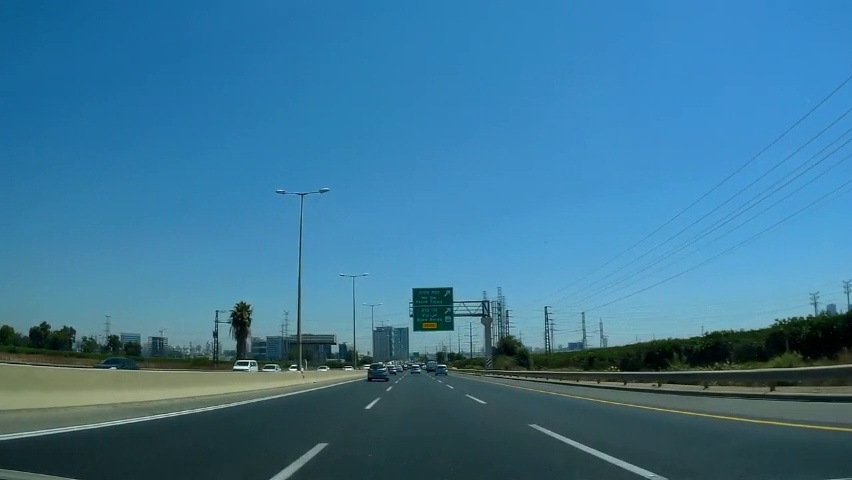
#> input picture last_frame_image.jpg, 852 x 480 px
$ python kaki.py
#> lines starting #> are read from the running program, lines starting #| are printed output that depends on the picture; after the words box and inside, x2 and y2 are one past the last pixel; in counts of white or black regions, pixels touching at a corner belong together
import cv2
import numpy as np
import matplotlib.pyplot as plt

# Step 1: Importing Libraries
image = cv2.imread('last_frame_image.jpg')
#> image is the input picture: shape (480, 852, 3); mean B, G, R 150.7, 118.6, 59.5
lane_image = image.copy()

# Step 2: Reading the Image
gray = cv2.cvtColor(lane_image, cv2.COLOR_BGR2GRAY)
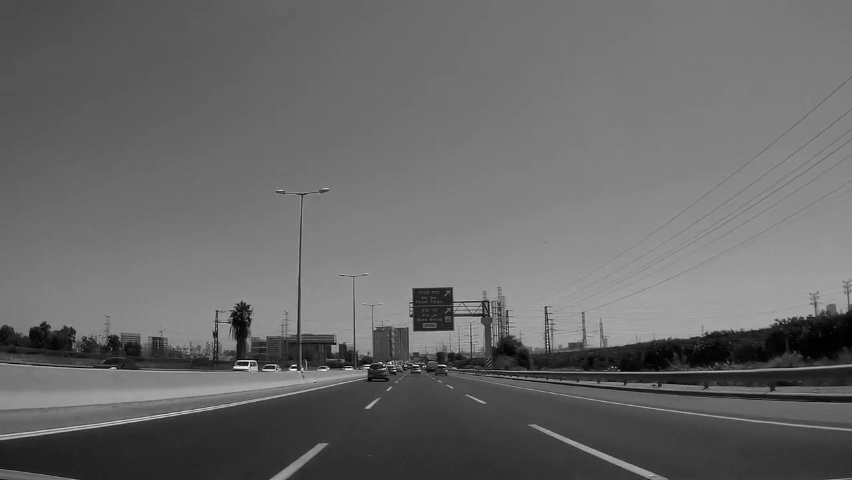
#> gray: shape (480, 852); min 0, max 250, mean 104.5

# Step 3: Converting to Grayscale
blur = cv2.GaussianBlur(gray, (5, 5), 0)

# Step 4: Gaussian Blur
edges = cv2.Canny(blur, 50, 150)
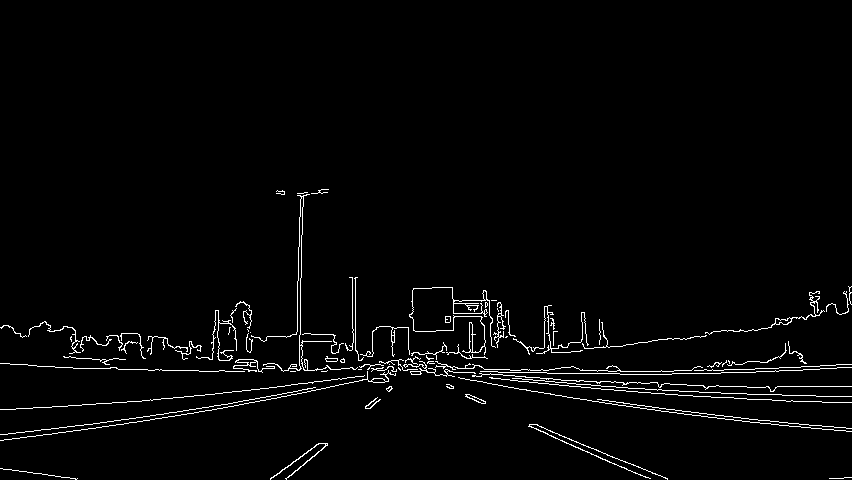
#> edges: shape (480, 852); 2.3% white in thin lines or dots, all inside (x1, y1, x2, y2) = (0, 189, 852, 480)

# Step 5: Canny Edge Detection
height, width = image.shape[:2]
#> height = 480; width = 852
roi_vertices = [(230, height), (700, height), (410, 360)]
#> roi_vertices = [(230, 480), (700, 480), (410, 360)]
mask_color = 255
mask = np.zeros_like(edges)
cv2.fillPoly(mask, np.array([roi_vertices], dtype=np.int32), mask_color)
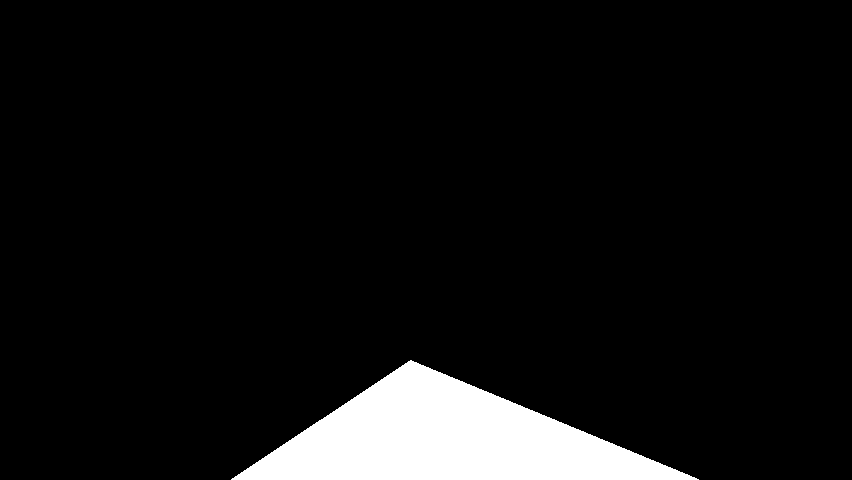
#> mask: shape (480, 852); 6.9% white; 1 white region, box (x1, y1, x2, y2) and area: (231, 360, 699, 480) 28255
masked_edges = cv2.bitwise_and(edges, mask)
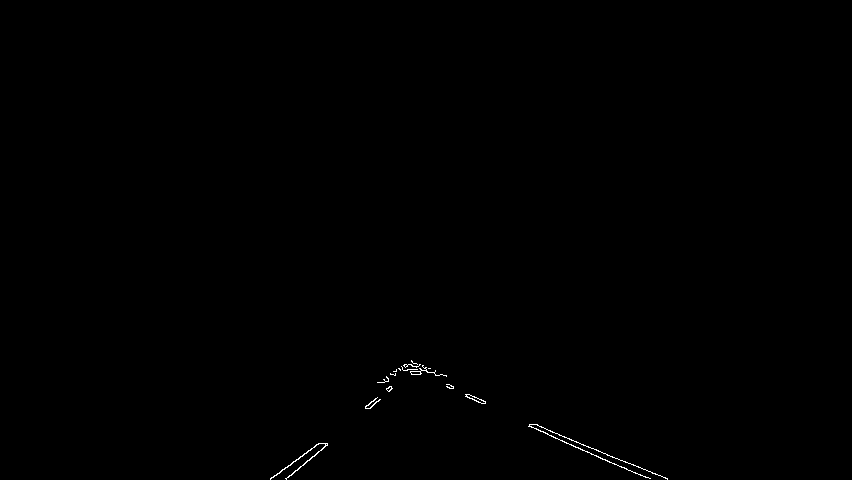
#> masked_edges: shape (480, 852); 0.2% white in thin lines or dots, all inside (x1, y1, x2, y2) = (270, 360, 668, 480)

# Step 6: Region of Interest
lines = cv2.HoughLinesP(masked_edges, rho=6, theta=np.pi/60, threshold=120, minLineLength=40, maxLineGap=25)
#> lines = [[569, 438, 625, 462], [529, 425, 649, 478], [536, 424, 607, 455], [270, 479, 319, 443], [530, 424, 575, 447], [404, 364, 478, 402], [366, 408, 416, 363], [365, 408, 408, 369]]

# Step 7: Hough Transform
line_image = np.zeros_like(image)
for line in lines:
    x1, y1, x2, y2 = line[0]
    cv2.line(line_image, (x1, y1), (x2, y2), (0, 255, 0), 5)
#> this loop made 8 passes

# Step 8: Drawing the Lines
final_image = cv2.addWeighted(image, 0.8, line_image, 1, 0)
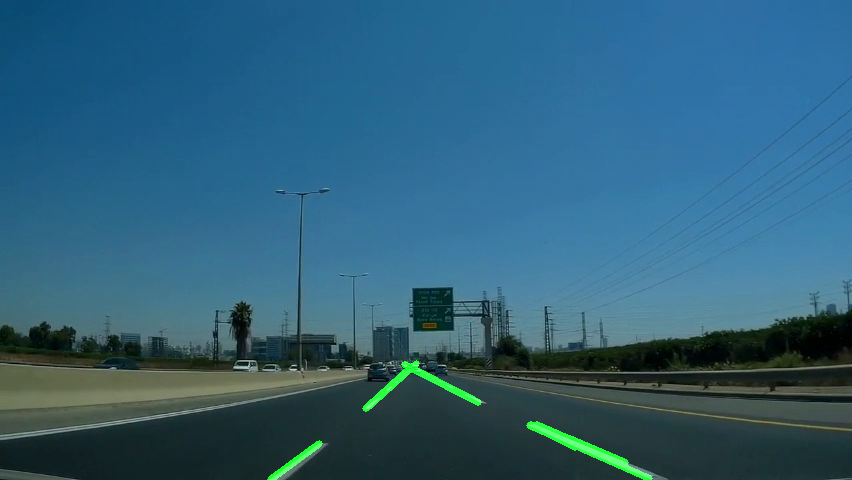
#> final_image: shape (480, 852, 3); mean B, G, R 120.6, 96.1, 47.6

# Step 9: Overlaying the Lines on the Original Image
output_image_path = 'last_frame_image_annotated.jpg'
cv2.imwrite(output_image_path, final_image)

# Step 10: Display Image

$ run again, with first_frame_image.jpg copied over last_frame_image.jpg
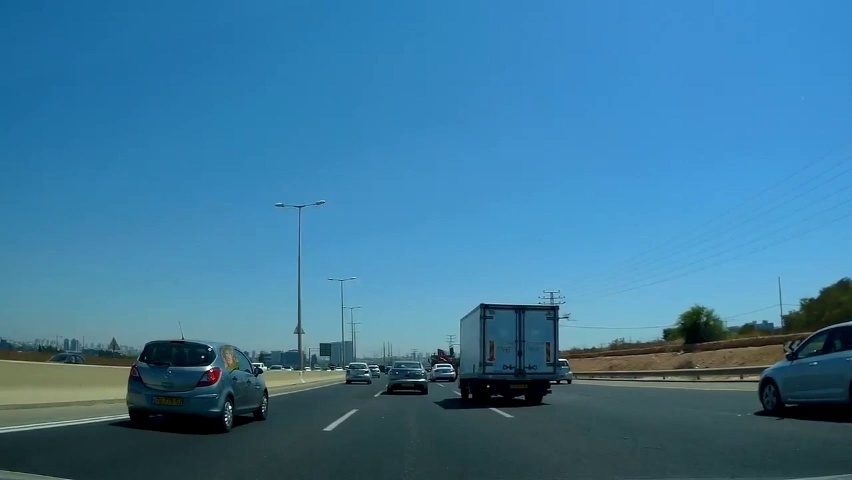
#> input picture first_frame_image.jpg, 852 x 480 px
#> image is the input picture: shape (480, 852, 3); mean B, G, R 154.3, 119.7, 60.2
#> `edges = cv2.Canny(blur, 50, 150)`:
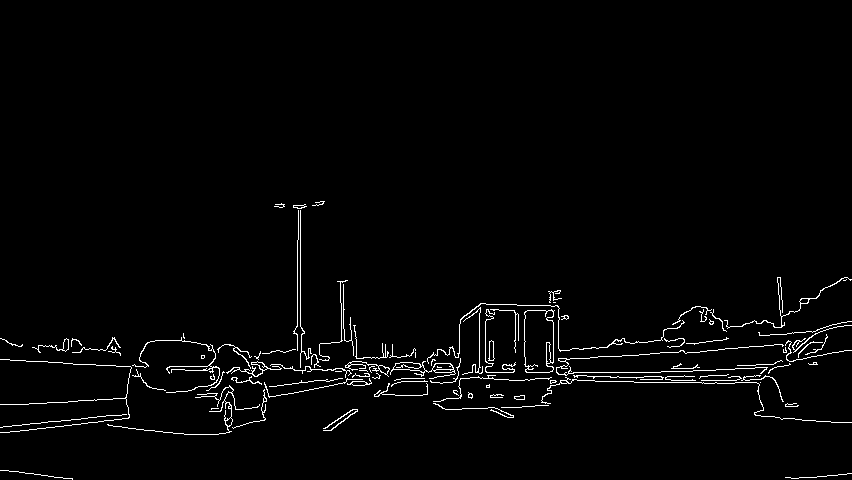
#> edges: shape (480, 852); 2% white in thin lines or dots, all inside (x1, y1, x2, y2) = (0, 201, 852, 480)
#> mask: shape (480, 852); 6.9% white; 1 white region, box (x1, y1, x2, y2) and area: (231, 360, 699, 480) 28255
#> masked_edges: shape (480, 852); 0.17% white in thin lines or dots, all inside (x1, y1, x2, y2) = (323, 362, 523, 431)
#> lines = [[331, 430, 420, 366], [386, 394, 426, 371], [329, 430, 420, 364], [402, 367, 513, 416]]
#> the loop `for line in lines:` made 4 passes
#> `final_image = cv2.addWeighted(image, 0.8, line_image, 1, 0)`:
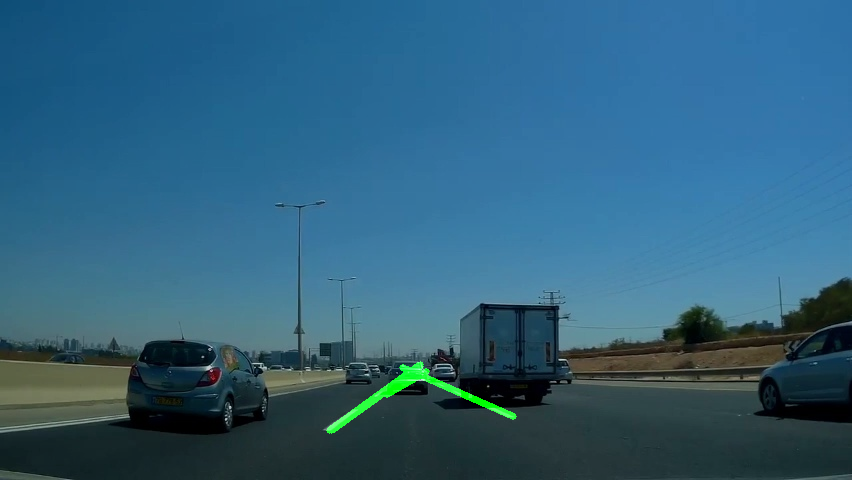
#> final_image: shape (480, 852, 3); mean B, G, R 123.4, 96.7, 48.2
